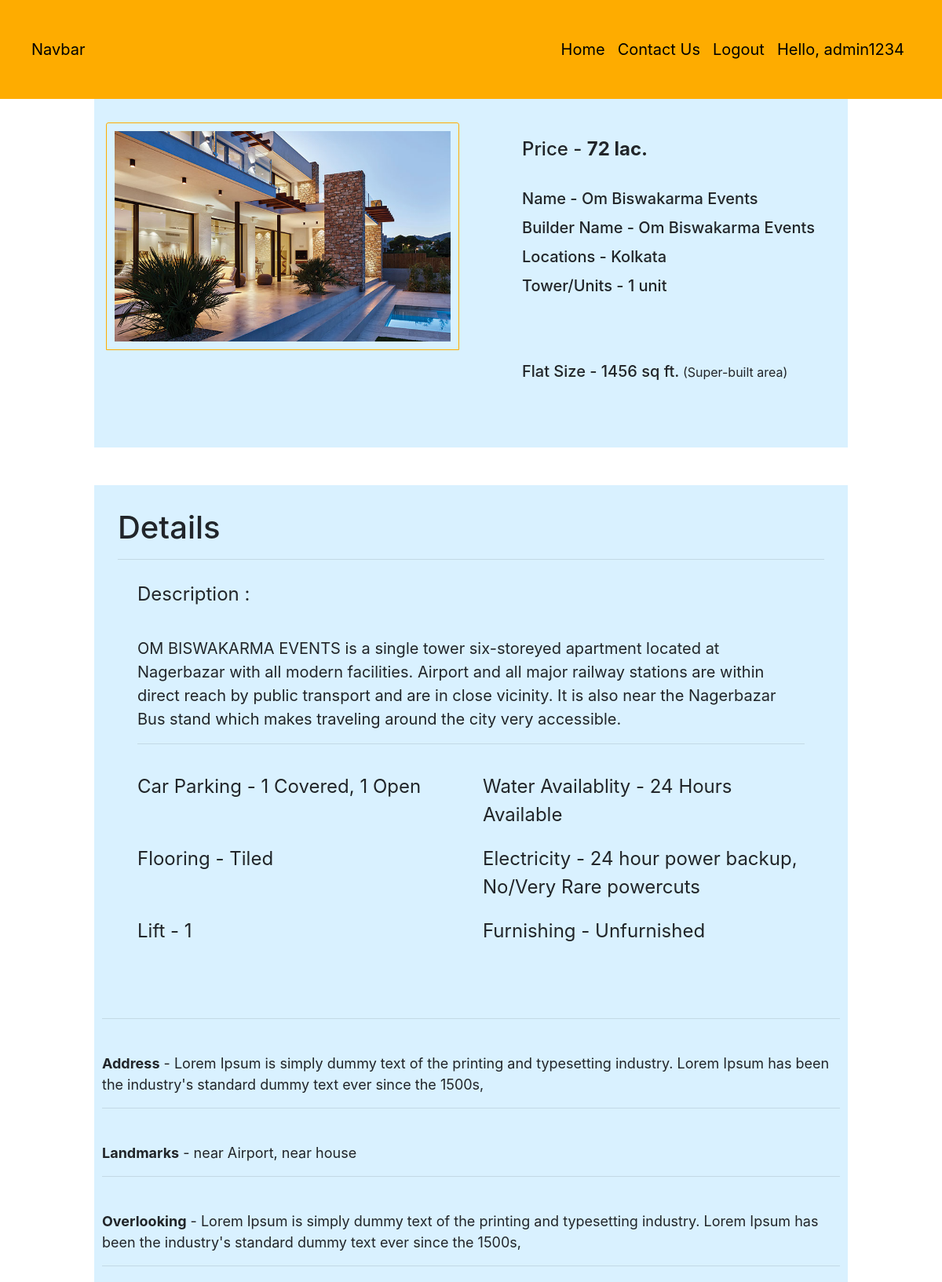
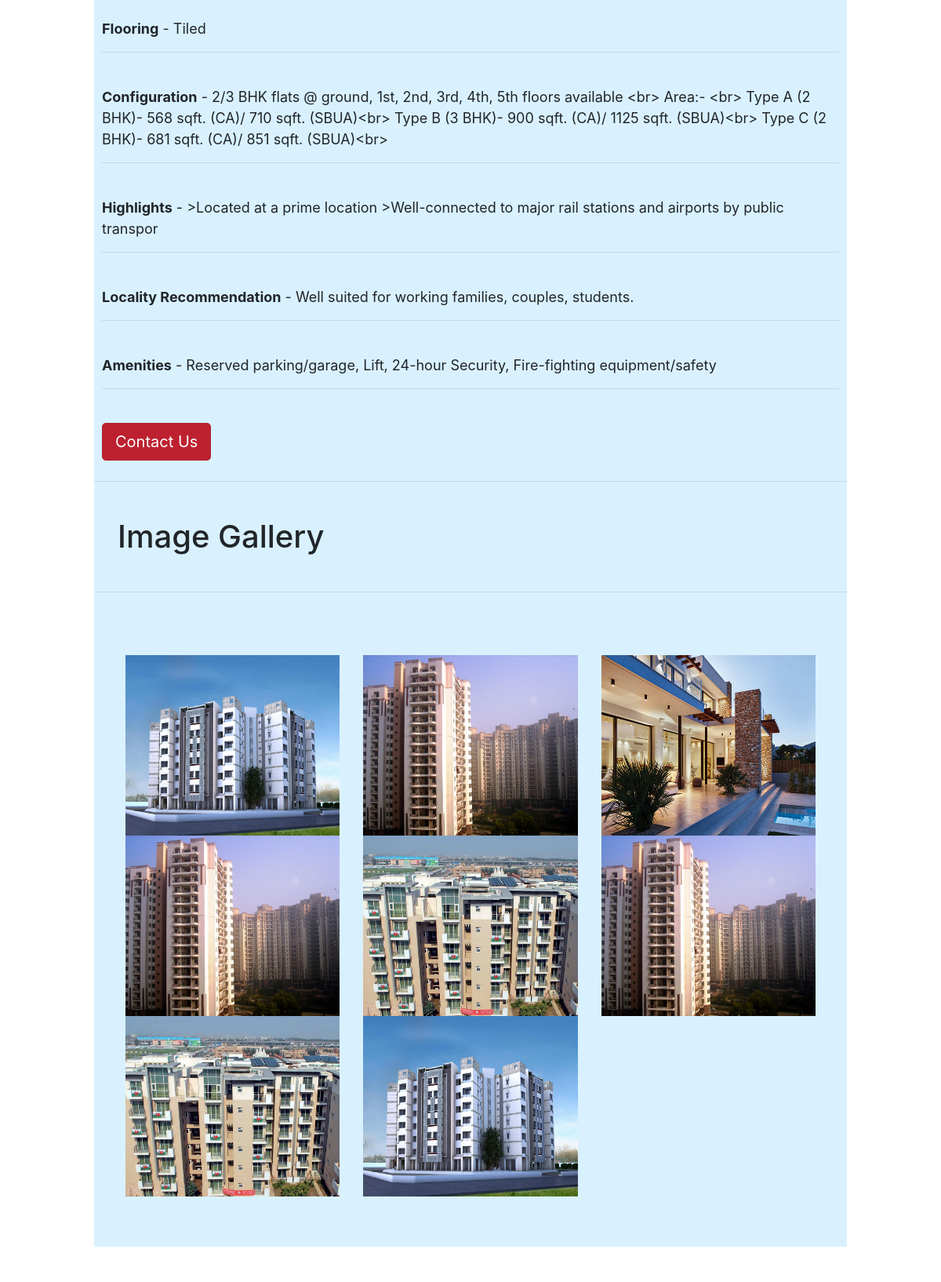
Page /property/1 (signed in, upper part) on the committed database (2 pictures, top to bottom).
### ets/models.py (models this page shows, shortened)
class Property(models.Model):
    id = models.AutoField(primary_key = True)
    desc =models.TextField(default=" ")
    flooring =models.CharField(max_length=100,default=" ")
    lift =models.CharField(max_length=300,default=" ")
    furnished =models.CharField(max_length=200, default=" ")
    configuration =models.TextField(default=" ")
    tower =models.CharField(max_length=200,default=" ")
    highlights =models.CharField(max_length=100,default=" ")
    locality_recom =models.TextField(default=" ")
    name = models.CharField(max_length=1000, default="")
    builder_name = models.CharField(max_length=1000, default="")
    locations =models.CharField(max_length=1000,default="Lorem Ipsum is simply dummy text of the printing and typesetting industry. Lorem Ipsum has been the industry's standard dummy text ever since the 1500s,")
    landmark = models.CharField(max_length=1000,default="")
    overlook = models.CharField(max_length=1000,default="")
    flooring = models.CharField(max_length=1000, default="")
    water = models.CharField(max_length=1000,default="")
    car_parking =models.CharField(max_length=1000,default="")
    electricity =models.CharField(max_length=1000,default="")
    full_address = models.CharField(max_length=1000, default="")
    floor_plan = models.ImageField(default=False)
    amenities = models.CharField(max_length=1000, default="")
    flat_sqft =models.CharField(max_length=1000,default="")
    price = models.CharField(max_length=1000,default="")
    pic =models.ImageField(upload_to="ets/images", default="")

class Pictures(models.Model):
    property = models.ForeignKey(Property,on_delete=models.CASCADE)
    image = models.ImageField()

### ets/views.py (the view)
# urls.py: path('property/<int:id>', views.single_landing, name='single_landing'),
@login_required(login_url='')
def single_landing(request,id):
    property = Property.objects.get(id=id)
    all_images = Pictures.objects.filter(property=property)
    print(all_images)
    return render(request, "ets/single_landing.html", {'property': property, 'all_images':all_images})

### ets/templates/ets/single_landing.html (shortened to what this page needs)
<!DOCTYPE html>
<html lang="en">
<head>
</head>
<body>
	<nav class="navbar navbar-expand-lg navbar-dark"
		style="background-color: #FEAC00; color: black; font-size: 20px; padding: 40px;">
		<a style="color: black;" class="navbar-brand" href="#">Navbar</a>
		<div class="collapse navbar-collapse" id="navbarSupportedContent">
			<ul class="navbar-nav ml-auto">
				<li style="color: black;" class="nav-item active">
					<a style="color: black;" class="nav-link" href="/">Home</a>
				</li>
				<li style="color: black;" class="nav-item active">
					<a style="color: black;" class="nav-link" href="/contactus">Contact Us</a>
				</li>
				<li class="nav-item">
					<a style="color: black;" class="nav-link" href="/accounts/logout">Logout</a>
				</li>
				{% if user.is_authenticated %}
				<p>
					<li class="nav-item">
						<a style="color: black; " class="nav-link">Hello, {{request.user}}</a>
					</li>
				</p>
				{% endif %}
			</ul>
		</div>
	</nav>
    <div style="background-color: #d9f1ff; margin-left:  10%; margin-right: 10%;">
        <div class="container">
            <div class="row">
                <div class="col-md-6">
                    <div class="demo-content" style="padding-top: 30px;">
                        <img class="card-img-top" src="{{property.pic.url}}" alt="Card image cap"
                            style=" padding:10px; width: 100%; border: 1px solid #FEAC00; float: left;">
                    </div>
                </div>
                <div class="col-md-6">
                    <div class="demo-content bg-alt" style="padding-left: 50px; padding-top: 50px;">
                        <h4 style="padding-bottom: 28px;">Price - <strong>{{property.price}}</strong></h4>
                        <h5 style="padding-bottom: 5px;">Name - {{property.name}}</h5>
                        <h5 style="padding-bottom: 5px;">Builder Name - {{property.builder_name}}</h5>
                        <h5 style="padding-bottom: 5px;">Locations - {{property.locations}}</h5>
                        <h5 style="padding-bottom: 5px;">Tower/Units - {{property.tower}}</h5>
                        <br>
                        <br>
                        <br>
                        <h5 style="padding-bottom: 5px;">Flat Size - {{property.flat_sqft}}<small> (Super-built
                                area)</small></h5>
                    </div>
                </div>
            </div>
            <br>
            <br>
            <br>
        </div>
    </div>
    <br>
    <br>
    <div style="background-color: #d9f1ff; margin-left:  10%; margin-right: 10%;" ;>
        <div style="padding: 30px;">
            <h1>Details</h1>
            <hr>
            <div class="container" style="font-size: 24px;">
               <div style="padding: 10px;">
                Description :
                <br>
                <br>
                <p style="font-size: 20px;">{{property.desc}}</p>
                <hr>
               </div>
                <div class="row" style="padding: 10px;">
                    <div class="col-sm-6">
                        Car Parking - {{property.car_parking}}
                    </div>
                    <div class="col-sm-6">
                        Water Availablity - {{property.water}}
                    </div>
                </div>
                <div class="row" style="padding: 10px;">
                    <div class="col-sm-6">
                        Flooring - {{property.flooring}}
                    </div>
                    <div class="col-sm-6">
                        Electricity - {{property.electricity}}
                    </div>
                </div>
                <div class="row" style="padding: 10px;">
                    <div class="col-sm-6">
                        Lift - {{property.lift}}
                    </div>
                    <div class="col-sm-6">
                        Furnishing - {{property.furnished}}
                    </div>
                </div>
            </div>
        </div>
        <div class="container" style="font-size: 18px; padding: 10px;">
            <br>
            <hr>
            <br>
            <strong>Address</strong> - {{property.full_address}}
            <hr>
            <br>
            <strong>Landmarks</strong> - {{property.landmark}}
            <hr>
            <br>
            <strong>Overlooking</strong> - {{property.overlook}}
            <hr>
            <br>
            <strong>Flooring</strong> - {{property.flooring}}
            <hr>
            <br>
            <strong>Configuration</strong> - {{property.configuration}}
            <hr>
            <br>
            <strong>Highlights</strong> - {{property.highlights}}
            <hr>
            <br>
            <strong>Locality Recommendation</strong> - {{property.locality_recom}}
            <hr>
            <br>
            <strong>Amenities</strong> - {{property.amenities}}
            <hr>
            <br>
            <a href="/contactus" class="btn btn-danger btn-lg active" role="button" aria-pressed="true">Contact Us</a>
        </div>
        <hr>
        <h1 style="padding: 30px;">Image Gallery</h1>
        <hr>
        <div class="container" style="font-size: 18px; padding: 10px;">
            <br>
            <br>
            <div class="container">
                <div class="container">
                    <div class="row">
                        {% for i in all_images %}
                        <div class="col-md-4">
                            <div class="thumbnail">
                                <a href="{{i.image.url}}">
                                    <img src="{{i.image.url}}" alt="Lights" style="width:100%; height: 230px;">
                                </a>
                            </div>
                        </div>
                        <br>
                        {% endfor %}
                    </div>
                </div>
<br>
<br>
            </div>
        </div>
    </div>
    <br>
    <br>
    <link href="//maxcdn.bootstrapcdn.com/bootstrap/4.0.0/css/bootstrap.min.css" rel="stylesheet" id="bootstrap-css">
</body>
</html>

### ets/templates/ets/single_landing.html (style rules this page uses)
body { background-color: #656255; }
p { margin-bottom: 1.3em; }
h1, h2, h3, h4 { margin: 1.414em 0 0.5em; font-weight: 700; line-height: 1.2; }
.row:after { content: ""; display: table; clear: both; }

### rows in the picture
Property: pic (picture), price "72 lac.", name "Om Biswakarma Events", builder_name "Om Biswakarma Events", locations "Kolkata", tower "1 unit", flat_sqft "1456 sq ft.", desc "OM BISWAKARMA EVENTS is a single tower six-storeyed apartment located at Nagerbazar with all modern facilities. Airport and all major railway stations are within direct reach by public transport and are in close vicinity. It is also near the Nagerbazar Bus stand which makes traveling around the city very accessible.", car_parking "1 Covered, 1 Open", water "24 Hours Available", flooring "Tiled", electricity "24 hour power backup, No/Very Rare powercuts", lift "1", furnished "Unfurnished", full_address "Lorem Ipsum is simply dummy text of the printing and typesetting industry. Lorem Ipsum has been the industry's standard dummy text ever since the 1500s,", landmark "near Airport, near house", overlook "Lorem Ipsum is simply dummy text of the printing and typesetting industry. Lorem Ipsum has been the industry's standard dummy text ever since the 1500s,", configuration "2/3 BHK flats @ ground, 1st, 2nd, 3rd, 4th, 5th floors available <br> Area:- <br> Type A (2 BHK)- 568 sqft. (CA)/ 710 sqft. (SBUA)<br> Type B (3 BHK)- 900 sqft. (CA)/ 1125 sqft. (SBUA)<br> Type C (2 BHK)- 681 sqft. (CA)/ 851 sqft. (SBUA)<br>", highlights ">Located at a prime location >Well-connected to major rail stations and airports by public transpor", locality_recom "Well suited for working families, couples, students.", amenities "Reserved parking/garage, Lift, 24-hour Security, Fire-fighting equipment/safety"
Pictures: image (picture)
Pictures: image (picture)
Pictures: image (picture)
Pictures: image (picture)
Pictures: image (picture)
Pictures: image (picture)
Pictures: image (picture)
Pictures: image (picture)

### other values in the picture
{{ request.user }} "admin1234"
